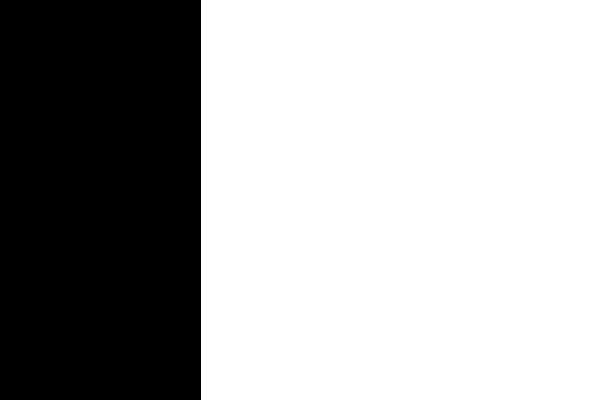
Frame 1 (no input)
Frame 60 (the mouse pressed at the canvas centre just before this capture): identical to frame 1, image omitted
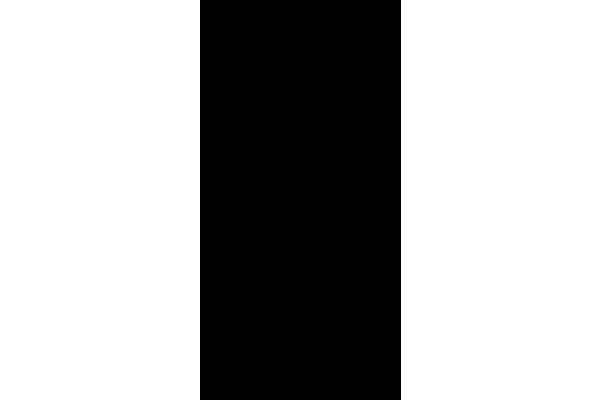
Frame 120 (the mouse held since frame 60 and released just before this capture)

The Processing sketch that drew these frames (run headless with seeded random() and noise(); from frame 60 on, the mouse is pressed at the canvas centre):

// Processing sketch: processing_113024
// ── processing_113024.pde

int x;
int c; 
void setup(){
  size (600,400);
}

void draw(){
  background(255); 
 fill(c); 
 rect (x,0,width/3, height);
 
  if (mouseX< width/3){
   x =0;
  }else if(mouseX< 2*width/3){
  x = width/3;

  }else{
    x = 2*width/3;
  }
}
